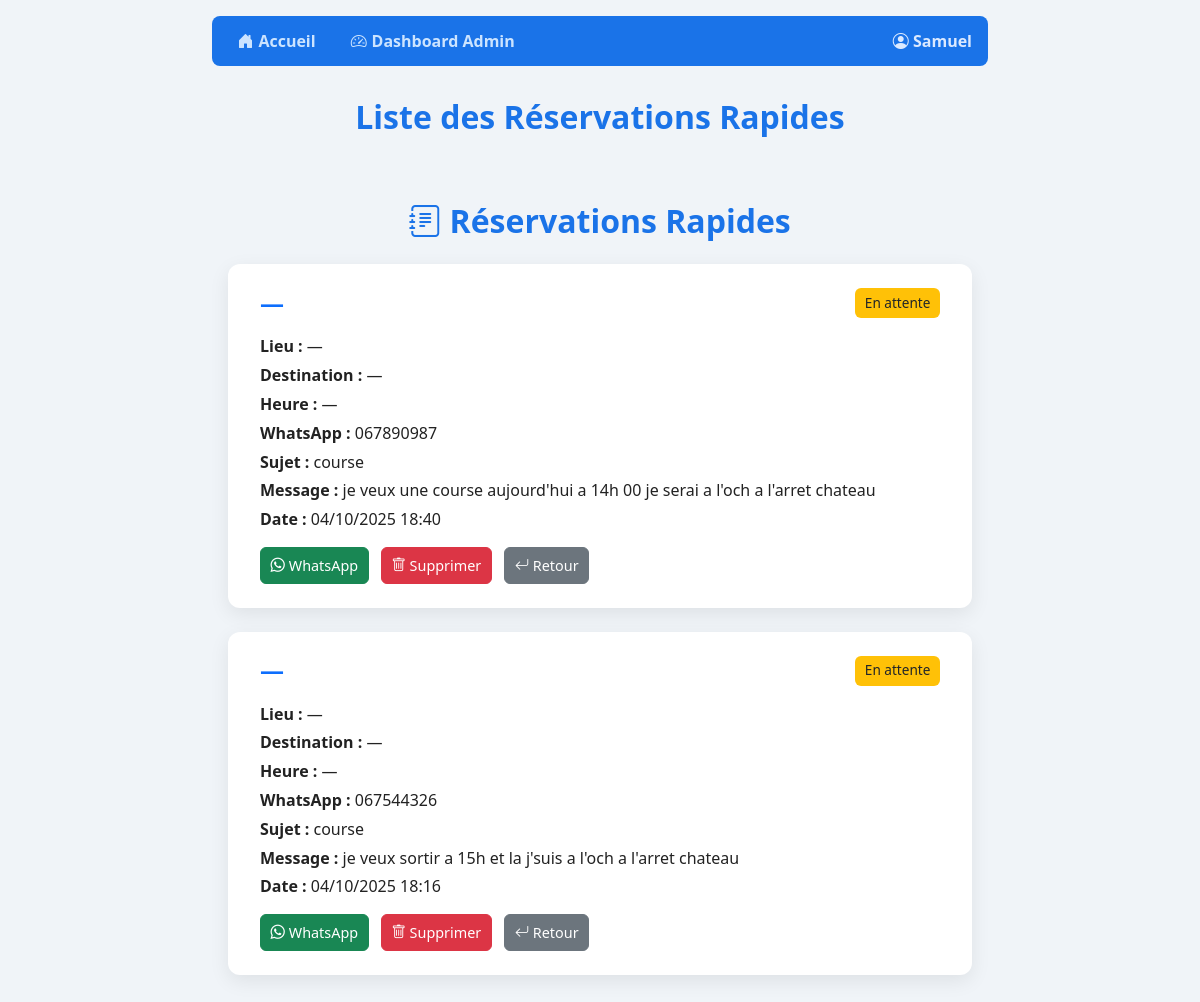
/reservations-rapides/ (signed in), run on an earlier commit of the app's database.
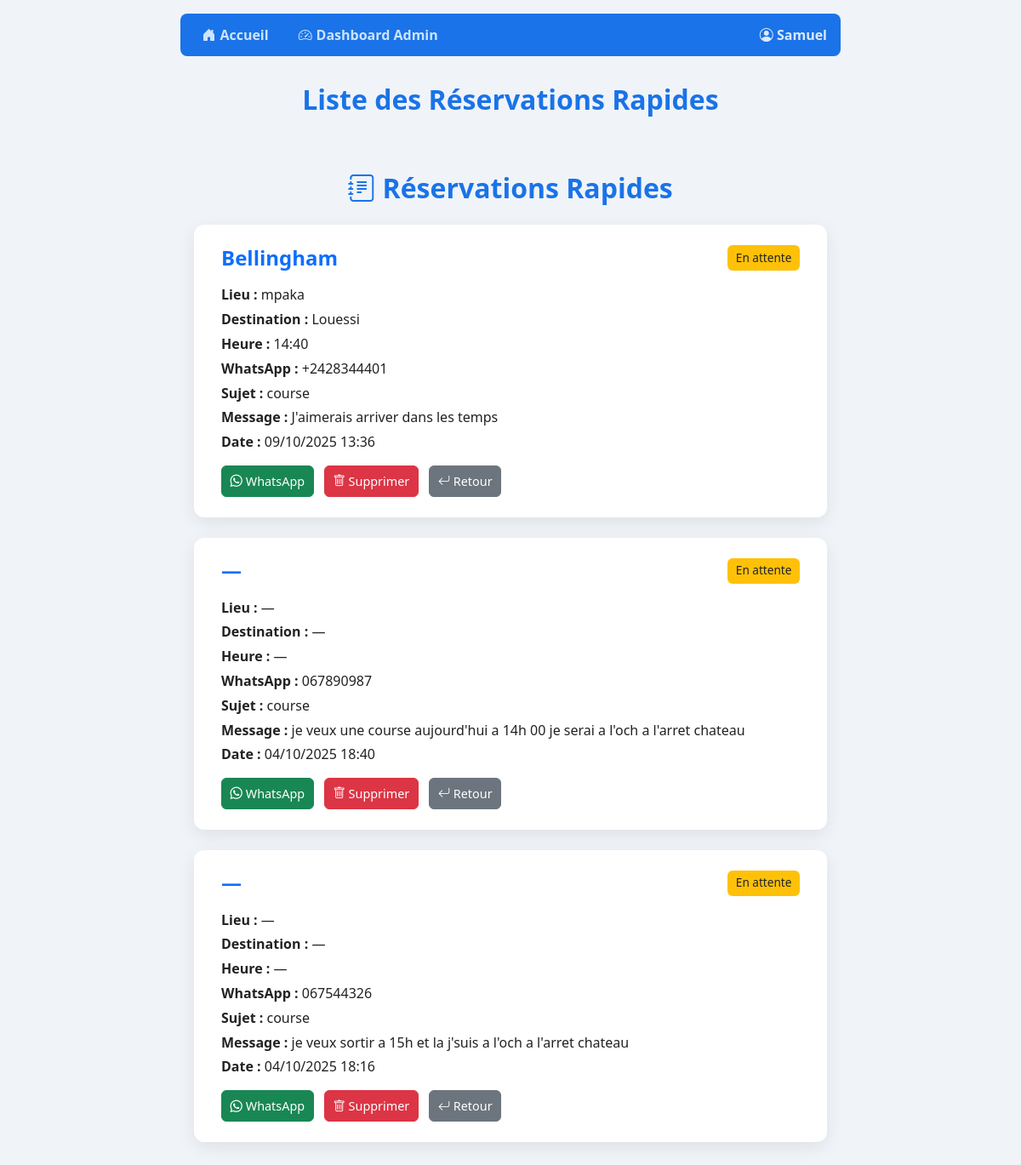
And on a later commit of the database.
### gestion/models.py (models this page shows, shortened)
class ReservationRapide(models.Model):
    client = models.ForeignKey(User, on_delete=models.SET_NULL, null=True, blank=True)
    nom = models.CharField(max_length=150, blank=True, null=True)
    lieu = models.CharField(max_length=200, blank=True, null=True)
    destination = models.CharField(max_length=200, blank=True, null=True)
    heure = models.TimeField(blank=True, null=True)
    sujet = models.CharField(max_length=200)
    message = models.TextField()
    whatsapp = models.CharField(max_length=20, blank=True, null=True)
    statut = models.CharField(max_length=20, default='en attente')  # 'en attente' ou 'lu'
    date_creation = models.DateTimeField(auto_now_add=True)

### gestion/views.py (the view)
# urls.py: path('reservations-rapides/', views.liste_reservations_rapides, name='liste_reservations_rapides'),
@login_required
@staff_member_required  # si seulement les admins peuvent voir
def liste_reservations_rapides(request):
    reservations = ReservationRapide.objects.select_related('client').order_by('-date_creation')
    context = {
        'reservations': reservations
    }
    return render(request, 'liste_reservations_rapides.html', context)

### gestion/templates/liste_reservations_rapides.html (shortened to what this page needs)
{% extends "base.html" %}
{% load static %}
{% block page_title %}Liste des Réservations Rapides{% endblock %}
{% block content %}
<div class="reservation-container">
    <h2 class="text-center mb-4"><i class="bi bi-journal-text"></i> Réservations Rapides</h2>
    {% if reservations %}
        {% for r in reservations %}
            <div class="reservation-card">
                <div class="reservation-header">
                    <h4>{{ r.nom|default:"—" }}</h4>
                    <span class="reservation-badge {% if r.statut == 'en attente' %}status-en-attente{% else %}status-lu{% endif %}">
                        {% if r.statut == 'en attente' %}En attente{% else %}Lu{% endif %}
                    </span>
                </div>
                <div class="reservation-body">
                    <p><strong>Lieu :</strong> {{ r.lieu|default:"—" }}</p>
                    <p><strong>Destination :</strong> {{ r.destination|default:"—" }}</p>
                    <p><strong>Heure :</strong> {% if r.heure %}{{ r.heure|time:"H:i" }}{% else %}—{% endif %}</p>
                    <p><strong>WhatsApp :</strong> {{ r.whatsapp|default:"—" }}</p>
                    <p><strong>Sujet :</strong> {{ r.sujet|default:"(Aucun sujet)" }}</p>
                    <p><strong>Message :</strong> {{ r.message|default:"(Aucun message)" }}</p>
                    <p><strong>Date :</strong> {{ r.date_creation|date:"d/m/Y H:i" }}</p>
                </div>
                <div class="reservation-actions">
                    {% if r.whatsapp %}
                        <a href="https://wa.me/{{ r.whatsapp }}" target="_blank" class="btn btn-success">
                            <i class="bi bi-whatsapp"></i> WhatsApp
                        </a>
                    {% endif %}
                    <a href="{% url 'supprimer_reservation' r.id %}"
                       class="btn btn-danger"
                       onclick="return confirm('Voulez-vous vraiment supprimer cette réservation ?');">
                        <i class="bi bi-trash"></i> Supprimer
                    </a>
                    <a href="{% url 'reservations_admin' %}" class="btn btn-secondary">
                        <i class="bi bi-arrow-return-left"></i> Retour
                    </a>
                </div>
            </div>
        {% endfor %}
    {% else %}
        <p class="text-center text-muted">Aucune réservation rapide enregistrée pour le moment.</p>
    {% endif %}
</div>
{% endblock %}

What changed in the data, as far as the page shows it:
added ReservationRapide: nom "Bellingham", statut "En attente", lieu "mpaka", destination "Louessi", heure "14:40", whatsapp "+2428344401", sujet "course", message "J'aimerais arriver dans les temps", date_creation "09/10/2025 13:36"
